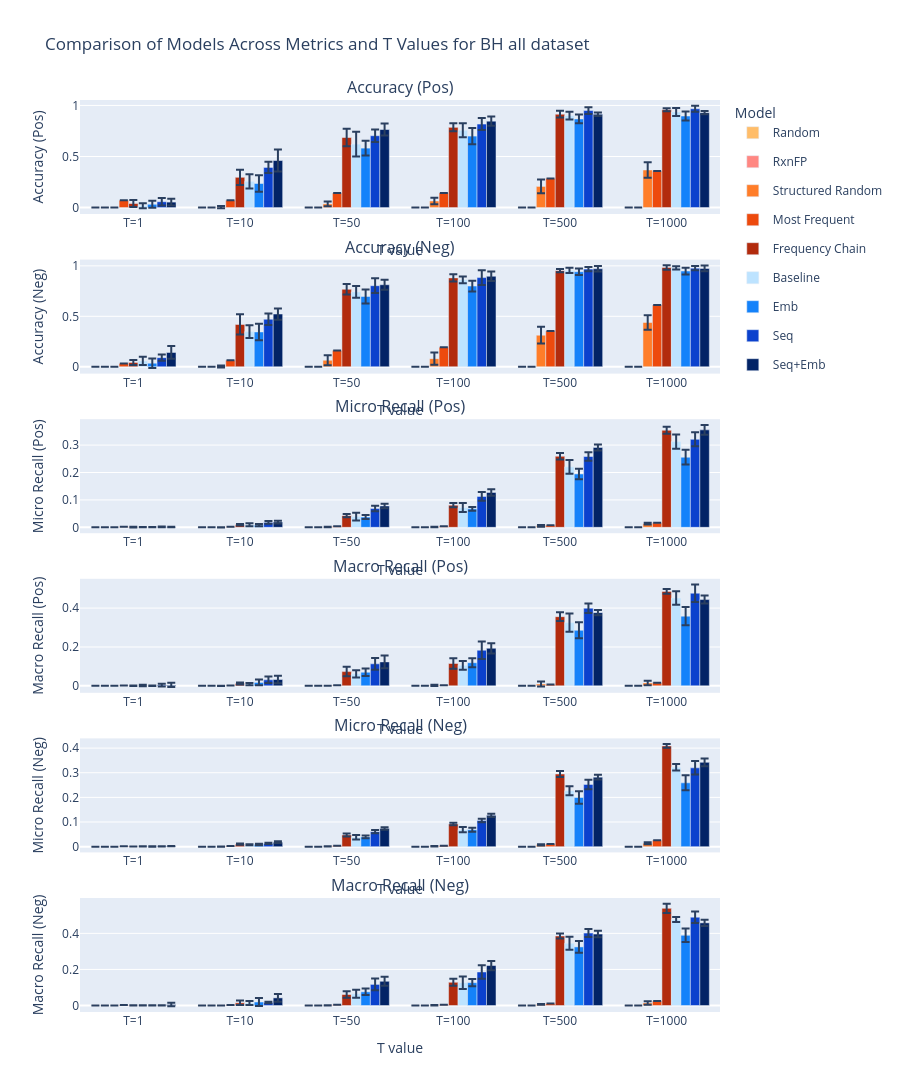
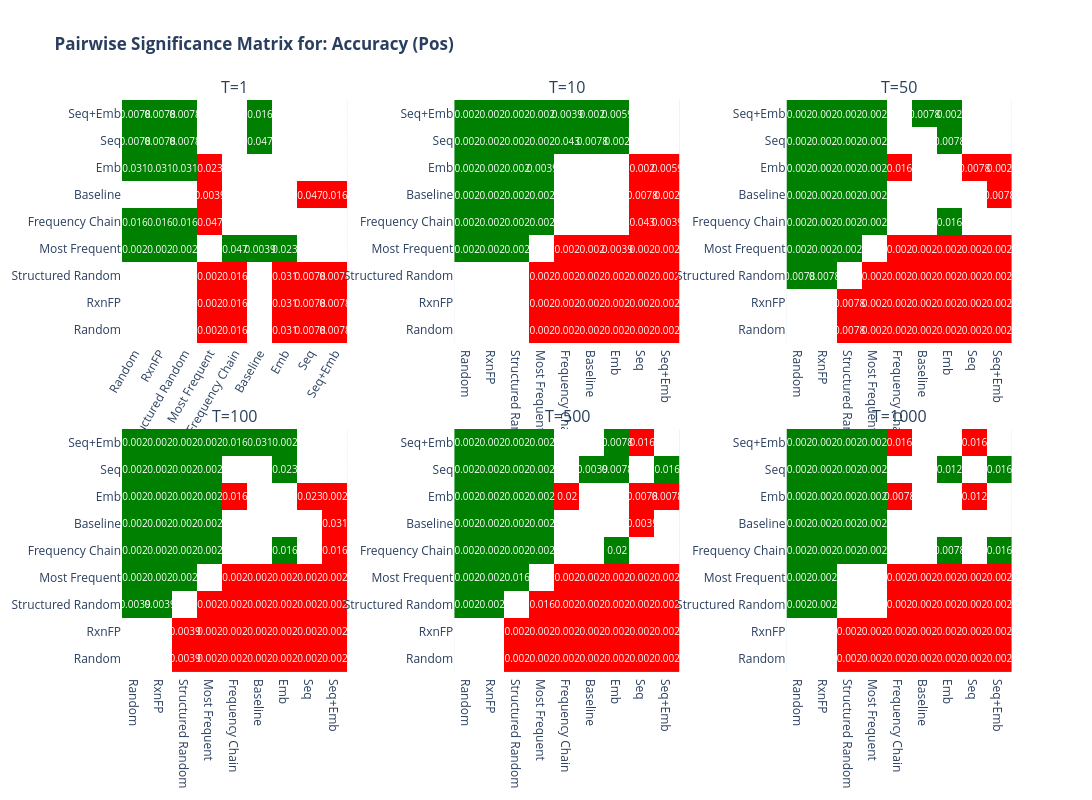
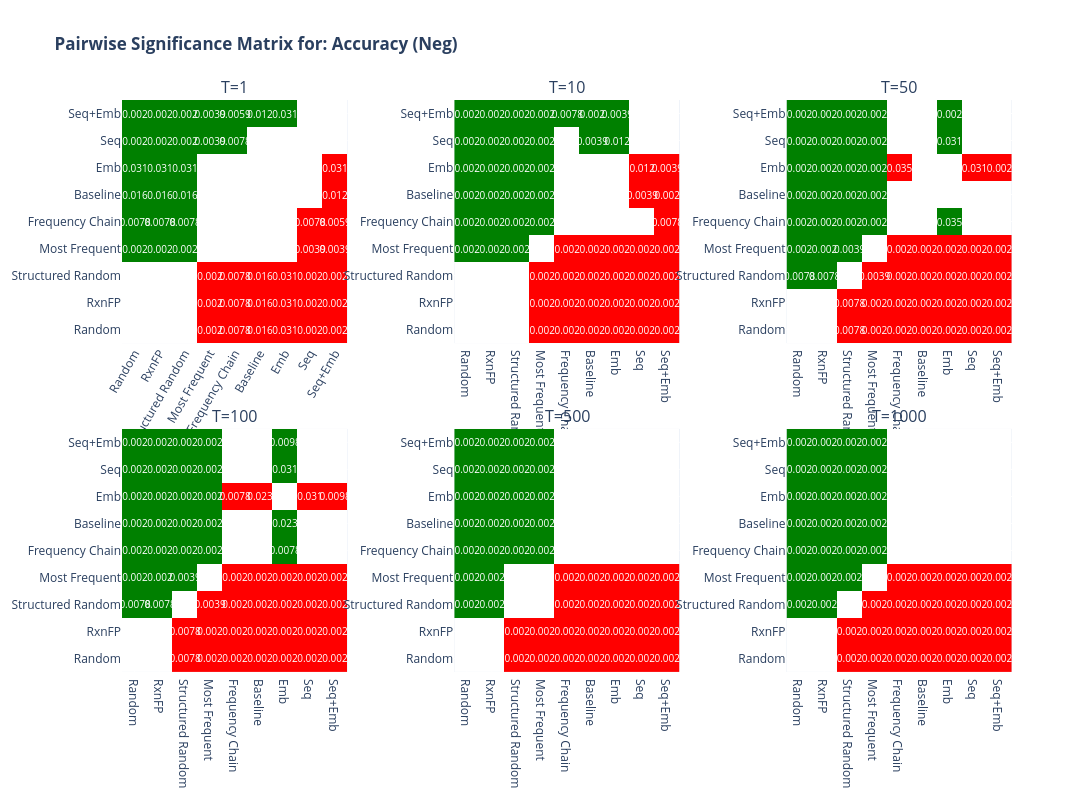
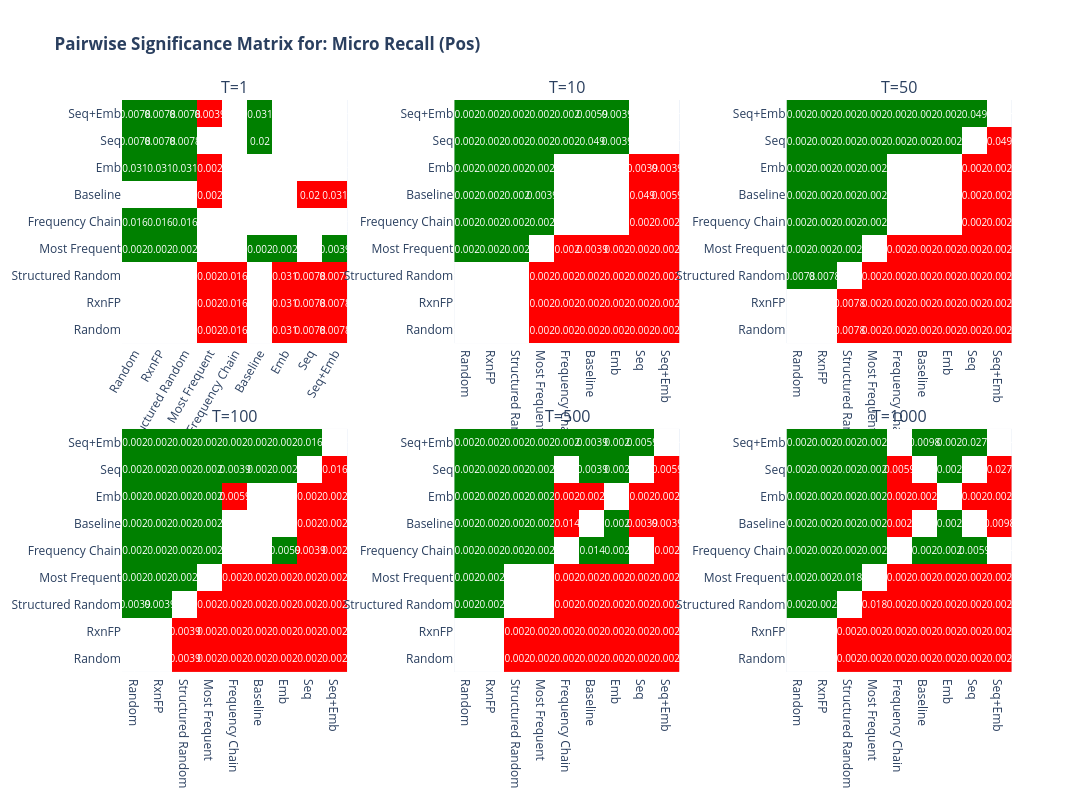

Source (notebook cell) for these figures, in order:
### Code cell
T = [1, 10, 50, 100, 500, 1000]

import plotly.graph_objects as go
import numpy as np

# Define the models and their best results (inverted order)
model_names = ['Random','RxnFP', 'Structured Random', 'Most Frequent','Frequency Chain', 'Baseline', 'Emb', 'Seq', 'Seq+Emb']
best_models = [bh_all_random_baseline_random, bh_all_rxnfp, bh_all_random_baseline_structured_random, bh_all_random_baseline_most_frequent, bh_all_random_baseline_freq_chain, bh_all_baseline, bh_all_emb_all, bh_all_seq, bh_all_seq_emb]
# --- FIX: Create a list of the dictionary keys in the same order ---
model_keys = ['bh_all_random_baseline_random', 'bh_all_rxnfp', 'bh_all_random_baseline_structured_random', 'bh_all_random_baseline_most_frequent', 'bh_all_random_baseline_freq_chain', 'bh_all_baseline', 'bh_all_emb_all', 'bh_all_seq', 'bh_all_seq_emb']

model_colors = {
    'Seq+Emb': '#022366',
    'Seq': '#0b41cd',
    'Emb': '#1482fa',
    'Baseline': '#bde3ff',
    'RxnFP': '#ff8782', 
    'Random': '#ffbd69',
    'Structured Random': '#ff7d29',
    'Most Frequent': '#ed4a0d',
    'Frequency Chain': '#b22b0d'
}

# Define the metrics and their pretty names
metrics = [
    ('accuracy_positive', 'Accuracy (Pos)'),
    ('accuracy_negative', 'Accuracy (Neg)'),
    ('micro_recall_positive', 'Micro Recall (Pos)'),
    ('macro_recall_positive', 'Macro Recall (Pos)'),
    ('micro_recall_negative', 'Micro Recall (Neg)'),
    ('macro_recall_negative', 'Macro Recall (Neg)')
]

# Prepare the data for plotting
mean_data = {metric: [] for metric, _ in metrics}
std_data = {metric: [] for metric, _ in metrics}

for metric, _ in metrics:
    for m_idx, model in enumerate(best_models):
        means = []
        stds = []
        for t in T:
            if model_names[m_idx] in ['Random', 'Structured Random', 'Most Frequent', 'Frequency Chain']:
                model_T = model[model['T'] == t]
                if metric[-8:] == 'positive':
                    mean_val = np.mean(model_T[model_T['split'] == 'pos'][metric[:-9]])
                    std_val = np.std(model_T[model_T['split'] == 'pos'][metric[:-9]])
                elif metric[-8:] == 'negative':
                    mean_val = np.mean(model_T[model_T['split'] == 'neg'][metric[:-9]])
                    std_val = np.std(model_T[model_T['split'] == 'neg'][metric[:-9]])
                else:
                    print(f"Metric {metric} not found")
                    
            else:
                metric_col_name = f'{metric}_T{t}'
                if model_names[m_idx] == 'RxnFP':
                    # RxnFP only has T=1, so for other T set to 0
                    if t == 1:
                        mean_val = np.mean(model[metric_col_name]) if metric_col_name in model else 0
                        std_val = np.std(model[metric_col_name]) if metric_col_name in model else 0
                    else:
                        mean_val = 0
                        std_val = 0
                else:
                    mean_val = np.mean(model[metric_col_name]) if metric_col_name in model else 0
                    std_val = np.std(model[metric_col_name]) if metric_col_name in model else 0
            means.append(mean_val)
            stds.append(std_val)
        mean_data[metric].append(means)
        std_data[metric].append(stds)

# Plotting with plotly
from plotly.subplots import make_subplots

n_metrics = len(metrics)
n_models = len(model_names)
n_T = len(T)
x_tick_labels = [f"T={t}" for t in T]

fig = make_subplots(
    rows=n_metrics, cols=1,
    vertical_spacing=0.05,
    subplot_titles=[pretty for _, pretty in metrics]
)

for idx, (metric, metric_name) in enumerate(metrics):
    for m_idx, model_name in enumerate(model_names):
        means = mean_data[metric][m_idx]
        stds = std_data[metric][m_idx]
        fig.add_trace(
            go.Bar(
                name=model_name,
                x=x_tick_labels,
                y=means,
                error_y=dict(type='data', array=stds, visible=True),
                marker_color=model_colors[model_name],
                offsetgroup=m_idx,
                legendgroup=model_name,
                showlegend=(idx == 0)
            ),
            row=idx+1, col=1
        )
    fig.update_yaxes(title_text=metric_name, row=idx+1, col=1)
    # Set x-tick labels for every subplot (no x-axis title)
    fig.update_xaxes(
        title_text="T value",
        tickmode='array',
        tickvals=x_tick_labels,
        ticktext=x_tick_labels,
        row=idx+1, col=1
    )

fig.update_layout(
    barmode='group',
    height=250 * n_metrics,
    width=900,
    title_text="Comparison of Models Across Metrics and T Values for BH all dataset",
    legend_title_text="Model",
    showlegend=True
)
# Only add x-axis title to the bottom plot
fig.update_xaxes(title_text="T value", row=n_metrics, col=1)
fig.show()

# --- Perform the Statistical Tests ---
plot_wilcoxon_results(best_models, model_names, T, metrics)
